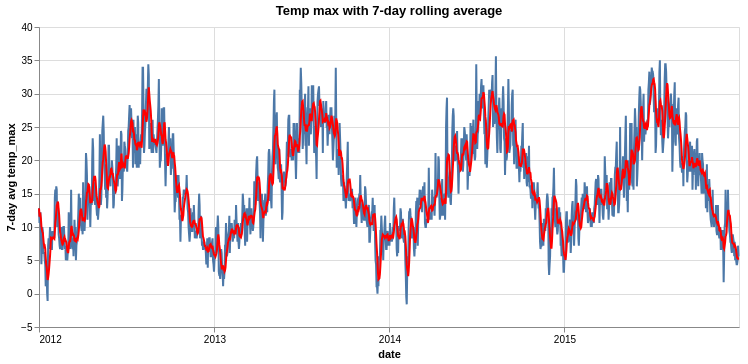

Notebook code cell kept with this figure:
### Markdown cell above
## Visualize Temp Max Overlaid by 7 Day Rolling Average

1. Compute a 7-day rolling average of temp_max.
2. Overlay the rolling average line graph on top of the original temp line graph. Use a different color and strokeDash for the two lines so they are distinguishable.
3. Include a tooltip for the rolling average line.

### Code cell
df = df.sort_values('date')
df['temp_max_7d'] = df['temp_max'].rolling(window=7, min_periods=1).mean()

temp_max = alt.Chart(df).mark_line().encode(
    alt.X('date', axis=alt.Axis(format='%Y', tickCount='year')),
    alt.Y('temp_max'),
)

line_roll = alt.Chart(df).mark_line(color='red').encode(
    alt.X('date'),
    alt.Y('temp_max_7d', title='7-day avg temp_max'),
    tooltip=['temp_max_7d', 'date']
)

(temp_max + line_roll).properties(width=700, title="Temp max with 7-day rolling average")

### Figure 1 — Vega-Lite specification as saved in the notebook (floating-point values rounded to 4 significant figures; data arrays with more than 128 entries replaced by an {"elided": "..."} marker saying what was removed)
{"config": {"view": {"continuousWidth": 300, "continuousHeight": 300}}, "layer": [{"mark": {"type": "line"}, "encoding": {"x": {"axis": {"format": "%Y", "tickCount": "year"}, "field": "date", "type": "temporal"}, "y": {"field": "temp_max", "type": "quantitative"}}}, {"mark": {"type": "line", "color": "red"}, "encoding": {"tooltip": [{"field": "temp_max_7d", "type": "quantitative"}, {"field": "date", "type": "temporal"}], "x": {"field": "date", "type": "temporal"}, "y": {"field": "temp_max_7d", "title": "7-day avg temp_max", "type": "quantitative"}}}], "data": {"name": "data-b9344fcaaf4d9221dca2202a2b55915c"}, "title": "Temp max with 7-day rolling average", "width": 700, "$schema": "https://vega.github.io/schema/vega-lite/v6.1.0.json", "datasets": {"data-b9344fcaaf4d9221dca2202a2b55915c": {"elided": "1461 records"}}}
